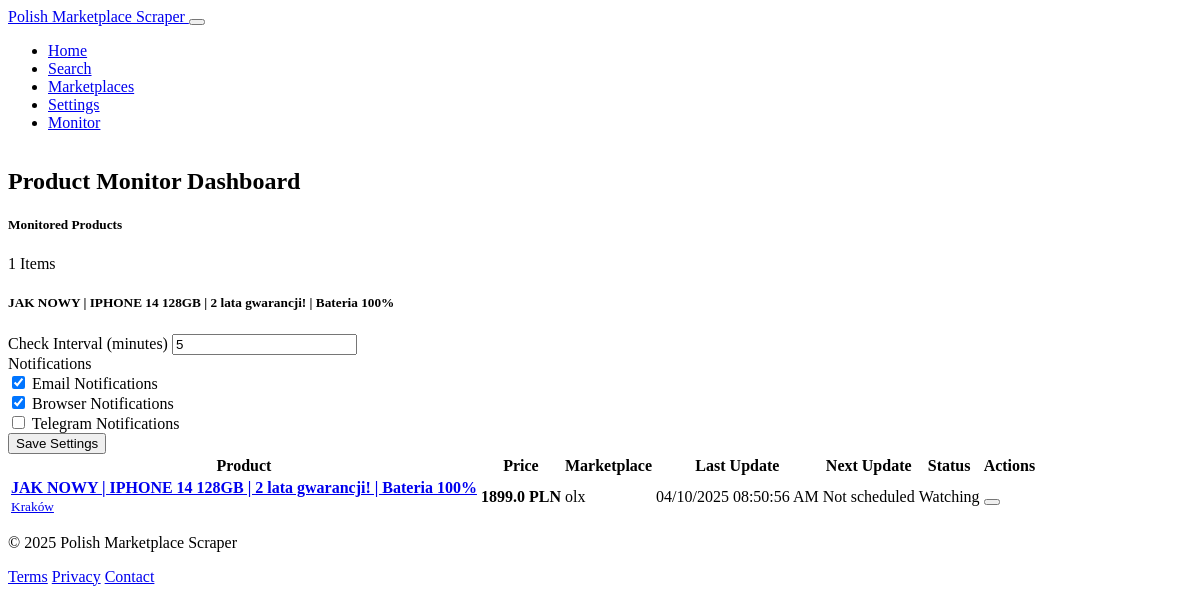
The app's page /monitor (signed in) with its own data.
### models.py (models this page shows, shortened)
class Item(db.Model):
    id = db.Column(db.Integer, primary_key=True)
    monitor_id = db.Column(db.Integer, db.ForeignKey('monitor.id'), nullable=False)
    title = db.Column(db.String(255), nullable=False)
    price = db.Column(db.Float, nullable=False)
    previous_price = db.Column(db.Float, nullable=True)
    price_changed = db.Column(db.Boolean, default=False)
    currency = db.Column(db.String(10), nullable=False, default='PLN')
    description = db.Column(db.Text, nullable=True)
    url = db.Column(db.String(1024), nullable=False)
    image_url = db.Column(db.String(1024), nullable=True)
    marketplace = db.Column(db.String(50), nullable=False)
    location = db.Column(db.String(100), nullable=True)
    seller_name = db.Column(db.String(100), nullable=True)
    seller_rating = db.Column(db.Float, nullable=True)
    condition = db.Column(db.String(50), nullable=True)
    found_at = db.Column(db.DateTime, default=datetime.utcnow)
    last_fetched = db.Column(db.DateTime, nullable=True)
    additional_data = db.Column(JSON, nullable=True)
    is_notified = db.Column(db.Boolean, default=False)

class Monitor(db.Model):
    id = db.Column(db.Integer, primary_key=True)
    name = db.Column(db.String(100), nullable=False)
    user_id = db.Column(db.Integer, db.ForeignKey('user.id'), nullable=False)
    marketplaces = db.Column(db.String(255), nullable=False)  # Comma-separated list of marketplaces
    keywords = db.Column(db.String(500), nullable=False)
    price_min = db.Column(db.Float, nullable=True)
    price_max = db.Column(db.Float, nullable=True)
    location = db.Column(db.String(100), nullable=True)
    condition = db.Column(db.String(100), nullable=True)
    min_seller_rating = db.Column(db.Float, nullable=True)
    interval_minutes = db.Column(db.Integer, default=30)  # Default check every 30 minutes
    is_active = db.Column(db.Boolean, default=True)
    created_at = db.Column(db.DateTime, default=datetime.utcnow)
    last_run = db.Column(db.DateTime, nullable=True)
    notification_email = db.Column(db.Boolean, default=True)
    notification_browser = db.Column(db.Boolean, default=True)
    notification_telegram = db.Column(db.Boolean, default=False)
    items = db.relationship('Item', backref='monitor', lazy=True)

### routes.py (the view)
@app.route('/monitor')
@login_required
def monitor():
    monitored_items = Item.query.join(Monitor).filter(Monitor.user_id == current_user.id).all()
    return render_template('monitor.html', monitored_items=monitored_items)

### models.py (called while the page is built)
@login_manager.user_loader
def load_user(user_id):
    return User.query.get(int(user_id))

### routes.py (called while the page is built, shortened)
@app.template_filter('datetime')
def datetime_filter(value):
    if not value:
        return "N/A"
    from datetime import datetime
    if isinstance(value, str):
        try:
            value = datetime.strptime(value, "%Y-%m-%d %H:%M:%S")
        except ValueError:
            return value
    return value.strftime("%m/%d/%Y %I:%M:%S %p")

@app.template_filter('next_update')
def next_update_filter(last_run, interval_minutes):
    if not last_run:
        return "Not scheduled"

@app.context_processor
def utility_processor():
    def format_datetime(dt):
        """Format datetime for display"""
        if not dt:
            return "N/A"
        return dt.strftime("%Y-%m-%d %H:%M")
    def format_price(price, currency="PLN"):
        """Format price for display"""
        if not price:
            return "N/A"
        return f"{price:.2f} {currency}"
    def is_feature_enabled(feature_name):
        """Check if a feature is enabled"""
        return Feature.is_feature_enabled(feature_name)
    def get_unread_notifications_count():
        return Notification.query.filter_by(is_read=False).count()
    return dict(
        format_datetime=format_datetime,
        format_price=format_price,
        is_feature_enabled=is_feature_enabled,
        get_unread_notifications_count=get_unread_notifications_count
    )

### templates/monitor.html (shortened to what this page needs)
{% extends "base.html" %}
{% block content %}
<div class="container mt-4">
    <h2>Product Monitor Dashboard</h2>
    <div class="row mt-4">
        <div class="col-md-12">
            <div class="card">
                <div class="card-header d-flex justify-content-between align-items-center">
                    <h5 class="mb-0">Monitored Products</h5>
                    <span class="badge bg-primary">{{ monitored_items|length }} Items</span>
                </div>
                {% for item in monitored_items %}
                <div class="card mb-3">
                    <div class="card-body">
                        <form class="monitorSettingsForm" data-item-id="{{ item.id }}">
                            <div class="row g-3">
                                <div class="col-md-12">
                                    <h5>{{ item.title }}</h5>
                                </div>
                                <div class="col-md-4">
                                    <label class="form-label">Check Interval (minutes)</label>
                                    <input type="number" class="form-control" name="interval" min="5" value="{{ item.monitor.interval_minutes }}">
                                </div>
                                <div class="col-md-8">
                                    <label class="form-label">Notifications</label>
                                    <div class="form-check">
                                        <input class="form-check-input" type="checkbox" name="email_notify"
                                               {% if item.monitor.notification_email %}checked{% endif %}>
                                        <label class="form-check-label">Email Notifications</label>
                                    </div>
                                    <div class="form-check">
                                        <input class="form-check-input" type="checkbox" name="browser_notify"
                                               {% if item.monitor.notification_browser %}checked{% endif %}>
                                        <label class="form-check-label">Browser Notifications</label>
                                    </div>
                                    <div class="form-check">
                                        <input class="form-check-input" type="checkbox" name="telegram_notify"
                                               {% if item.monitor.notification_telegram %}checked{% endif %}>
                                        <label class="form-check-label">Telegram Notifications</label>
                                    </div>
                                </div>
                                <div class="col-12">
                                    <button type="button" class="btn btn-primary save-settings" data-item-id="{{ item.id }}">
                                        Save Settings
                                    </button>
                                </div>
                            </div>
                        </form>
                    </div>
                </div>
                {% endfor %}
                <div class="card-body">
                    {% if monitored_items %}
                        <div class="table-responsive">
                            <table class="table table-hover">
                                <thead>
                                    <tr>
                                        <th>Product</th>
                                        <th>Price</th>
                                        <th>Marketplace</th>
                                        <th>Last Update</th>
                                        <th>Next Update</th>
                                        <th>Status</th>
                                        <th>Actions</th>
                                    </tr>
                                </thead>
                                <tbody>
                                    {% for item in monitored_items %}
                                    <tr>
                                        <td>
                                            <a href="{{ url_for('item_details', item_id=item.id) }}" class="text-decoration-none">
                                                <div class="d-flex align-items-center">
                                                    <div>
                                                        <strong>{{ item.title }}</strong>
                                                        <br>
                                                        <small class="text-muted">{{ item.location }}</small>
                                                    </div>
                                                </div>
                                            </a>
                                        </td>
                                        <td>
                                            <strong>{{ item.price }} {{ item.currency }}</strong>
                                        </td>
                                        <td>{{ item.marketplace }}</td>
                                        <td>{{ item.found_at|datetime }}</td>
                                        <td>{{ item.monitor.last_run|next_update(item.monitor.interval_minutes) }}</td>
                                        <td>
                                            {% if item.price_changed %}
                                            <span class="badge bg-warning">Price Changed</span>
                                            {% else %}
                                            <span class="badge bg-success">Watching</span>
                                            {% endif %}
                                        </td>
                                        <td>
                                            <div class="btn-group">
                                                <button onclick="removeFromMonitor('{{ item.id }}')" class="btn btn-sm btn-outline-danger">
                                                </button>
                                            </div>
                                        </td>
                                    </tr>
                                    {% endfor %}
                                </tbody>
                            </table>
                        </div>
                    {% endif %}
                </div>
            </div>
        </div>
    </div>
</div>
{% endblock %}

### static/css/style.css (style rules this page uses)
body { display: flex; flex-direction: column; min-height: 100vh; }
.container { max-width: 1200px; }
.card { border-radius: 8px; transition: transform 0.2s, box-shadow 0.2s; }

### records on screen
Item: title "JAK NOWY | IPHONE 14 128GB | 2 lata gwarancji! | Bateria 100%", interval "5", location "Kraków", price "1899.0", currency "PLN", marketplace "olx", found_at "04/10/2025 08:50:56 AM", monitor.last_run|next_update "Not scheduled", price_changed "Watching"
Monitor: notification_email "☑", notification_browser "☑"

### other values on screen
{{ monitored_items|length }} "1"
